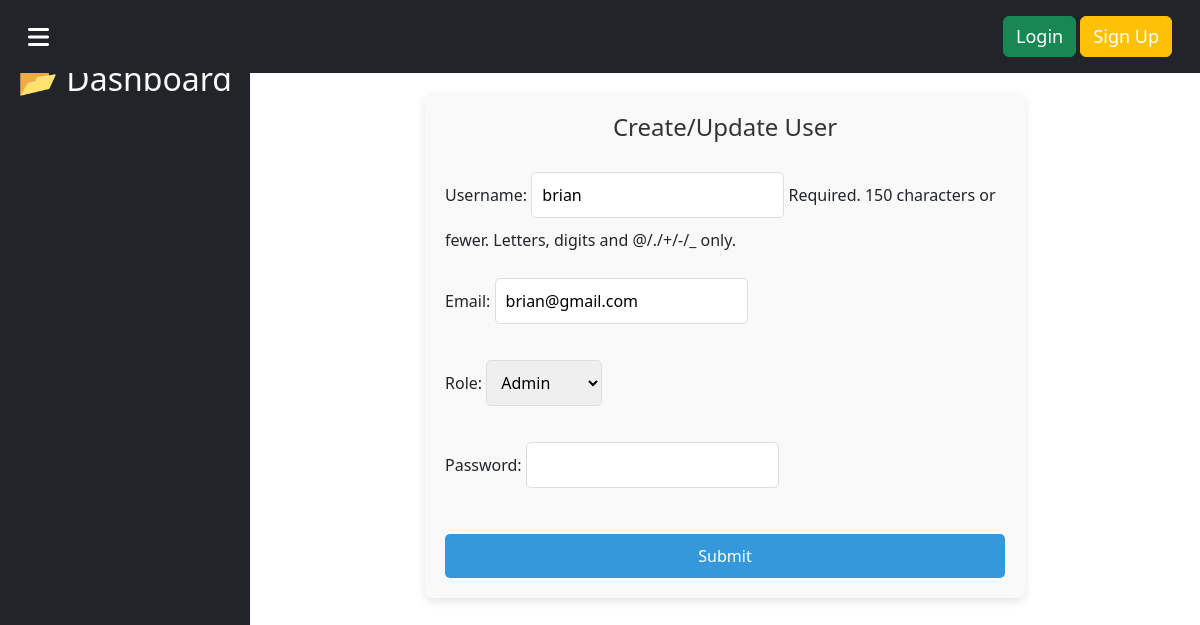
Page /users/users/6/update/ on the committed database.
### users/models.py (models this page shows, shortened)
class CustomUser(AbstractUser):
    ROLE_CHOICES = [
        ('admin', 'Admin'),
        ('customer', 'Customer'),
    ]
    email = models.EmailField(unique=True)
    role = models.CharField(max_length=10, choices=ROLE_CHOICES, default='customer')
    objects = CustomUserManager()  # Attach the custom manager
    USERNAME_FIELD = "username"
    REQUIRED_FIELDS = ["email"]
    class Meta:
        verbose_name = "User"
        verbose_name_plural = "Users"

### users/views.py (the view, shortened to what this page needs)
# urls.py: path('users/<int:pk>/update/', views.UserUpdateView.as_view(), name='user_update'),
class UserUpdateView(UpdateView):
    model = CustomUser
    form_class = CustomUserForm
    template_name = 'user_form.html'
    success_url = reverse_lazy('user_list')

### users/forms.py (shortened to what this page needs)
class CustomUserForm(forms.ModelForm):
    class Meta:
        model = CustomUser
        fields = ['username', 'email', 'role', 'password']
        widgets = {
            'password': forms.PasswordInput(),
        }

### users/templates/user_form.html (shortened to what this page needs)
{% extends "base.html" %}
{% block content %}
  <div class="form-container">
    <h1>Create/Update User</h1>
    <form method="post">
      {{ form.as_p }}
      <button type="submit">Submit</button>
    </form>
  </div>
{% endblock %}

### users/templates/user_form.html (style rules this page uses)
.form-container { max-width: 600px; margin: 0 auto; padding: 20px; background-color: #f9f9f9; border-radius: 8px; box-shadow: 0 4px 10px rgba(0, 0, 0, 0.1); }
.form-container h1 { font-size: 24px; color: #333; margin-bottom: 20px; text-align: center; }
.form-container form { display: flex; flex-direction: column; }
.form-container form button { margin-top: 20px; padding: 10px 20px; background-color: #3498db; color: white; border: none; border-radius: 5px; cursor: pointer; font-size: 16px; transition: background-color 0.3s ease; }
.form-container form input, .form-container form select { padding: 10px; margin: 10px 0; border: 1px solid #ddd; border-radius: 5px; font-size: 16px; }
.form-container form input[type="text"], .form-container form input[type="email"], .form-container form input[type="password"] { background-color: #fff; }

### rows in the picture
CustomUser: username "brian", email "brian@gmail.com", role "Admin"
